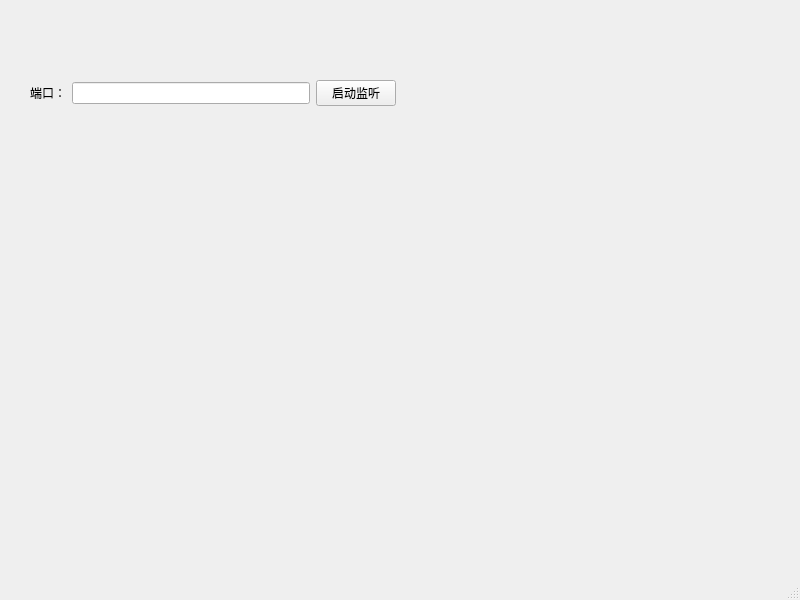
<?xml version="1.0" encoding="UTF-8"?>
<ui version="4.0">
 <class>MainWindow</class>
 <widget class="QMainWindow" name="MainWindow">
  <property name="geometry">
   <rect>
    <x>0</x>
    <y>0</y>
    <width>800</width>
    <height>600</height>
   </rect>
  </property>
  <property name="windowTitle">
   <string>MainWindow</string>
  </property>
  <widget class="QWidget" name="centralwidget">
   <widget class="QWidget" name="widget" native="true">
    <property name="geometry">
     <rect>
      <x>30</x>
      <y>70</y>
      <width>366</width>
      <height>46</height>
     </rect>
    </property>
    <layout class="QHBoxLayout" name="horizontalLayout">
     <item>
      <widget class="QLabel" name="label">
       <property name="text">
        <string>端口：</string>
       </property>
      </widget>
     </item>
     <item>
      <widget class="QLineEdit" name="port"/>
     </item>
     <item>
      <widget class="QPushButton" name="setListen">
       <property name="text">
        <string>启动监听</string>
       </property>
      </widget>
     </item>
    </layout>
   </widget>
  </widget>
  <widget class="QMenuBar" name="menubar">
   <property name="geometry">
    <rect>
     <x>0</x>
     <y>0</y>
     <width>800</width>
     <height>26</height>
    </rect>
   </property>
  </widget>
  <widget class="QStatusBar" name="statusbar"/>
 </widget>
 <resources/>
 <connections/>
</ui>
